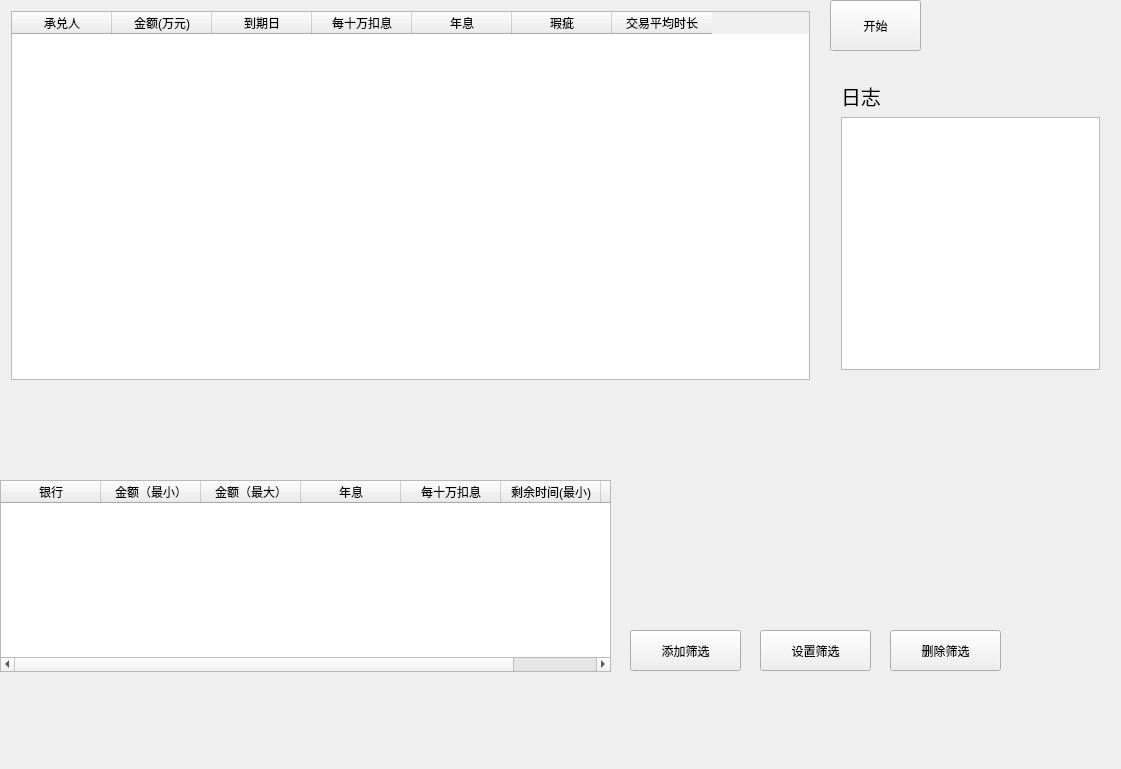
<?xml version="1.0" encoding="UTF-8"?>
<ui version="4.0">
 <class>QHtmlClass</class>
 <widget class="QWidget" name="QHtmlClass">
  <property name="geometry">
   <rect>
    <x>0</x>
    <y>0</y>
    <width>1121</width>
    <height>769</height>
   </rect>
  </property>
  <property name="windowTitle">
   <string>QHtml</string>
  </property>
  <widget class="QPushButton" name="startbutton">
   <property name="geometry">
    <rect>
     <x>830</x>
     <y>0</y>
     <width>91</width>
     <height>51</height>
    </rect>
   </property>
   <property name="text">
    <string>开始</string>
   </property>
  </widget>
  <widget class="QWidget" name="verticalLayoutWidget">
   <property name="geometry">
    <rect>
     <x>0</x>
     <y>0</y>
     <width>821</width>
     <height>391</height>
    </rect>
   </property>
   <layout class="QVBoxLayout" name="verticalLayout">
    <item>
     <widget class="QTableWidget" name="tableWidget">
      <column>
       <property name="text">
        <string>承兑人</string>
       </property>
      </column>
      <column>
       <property name="text">
        <string>金额(万元)</string>
       </property>
      </column>
      <column>
       <property name="text">
        <string>到期日</string>
       </property>
      </column>
      <column>
       <property name="text">
        <string>每十万扣息</string>
       </property>
      </column>
      <column>
       <property name="text">
        <string>年息</string>
       </property>
      </column>
      <column>
       <property name="text">
        <string>瑕疵</string>
       </property>
      </column>
      <column>
       <property name="text">
        <string>交易平均时长</string>
       </property>
      </column>
     </widget>
    </item>
   </layout>
  </widget>
  <widget class="QWidget" name="verticalLayoutWidget_2">
   <property name="geometry">
    <rect>
     <x>830</x>
     <y>70</y>
     <width>281</width>
     <height>311</height>
    </rect>
   </property>
   <layout class="QVBoxLayout" name="verticalLayout_2">
    <item>
     <widget class="QLabel" name="label">
      <property name="font">
       <font>
        <family>Microsoft YaHei</family>
        <pointsize>15</pointsize>
       </font>
      </property>
      <property name="text">
       <string>日志</string>
      </property>
     </widget>
    </item>
    <item>
     <widget class="QTextEdit" name="LogOutput">
      <property name="font">
       <font>
        <family>Microsoft YaHei</family>
       </font>
      </property>
      <property name="html">
       <string>&lt;!DOCTYPE HTML PUBLIC &quot;-//W3C//DTD HTML 4.0//EN&quot; &quot;http://www.w3.org/TR/REC-html40/strict.dtd&quot;&gt;
&lt;html&gt;&lt;head&gt;&lt;meta name=&quot;qrichtext&quot; content=&quot;1&quot; /&gt;&lt;style type=&quot;text/css&quot;&gt;
p, li { white-space: pre-wrap; }
&lt;/style&gt;&lt;/head&gt;&lt;body style=&quot; font-family:'Microsoft YaHei'; font-size:9pt; font-weight:400; font-style:normal;&quot;&gt;
&lt;p style=&quot;-qt-paragraph-type:empty; margin-top:0px; margin-bottom:0px; margin-left:0px; margin-right:0px; -qt-block-indent:0; text-indent:0px;&quot;&gt;&lt;br /&gt;&lt;/p&gt;&lt;/body&gt;&lt;/html&gt;</string>
      </property>
     </widget>
    </item>
   </layout>
  </widget>
  <widget class="QTableWidget" name="filterList">
   <property name="geometry">
    <rect>
     <x>0</x>
     <y>480</y>
     <width>611</width>
     <height>192</height>
    </rect>
   </property>
   <column>
    <property name="text">
     <string>银行</string>
    </property>
   </column>
   <column>
    <property name="text">
     <string>金额（最小）</string>
    </property>
   </column>
   <column>
    <property name="text">
     <string>金额（最大）</string>
    </property>
   </column>
   <column>
    <property name="text">
     <string>年息</string>
    </property>
   </column>
   <column>
    <property name="text">
     <string>每十万扣息</string>
    </property>
   </column>
   <column>
    <property name="text">
     <string>剩余时间(最小)</string>
    </property>
   </column>
   <column>
    <property name="text">
     <string>剩余时间(最大)</string>
    </property>
   </column>
  </widget>
  <widget class="QPushButton" name="addFilterParamBtn">
   <property name="geometry">
    <rect>
     <x>630</x>
     <y>630</y>
     <width>111</width>
     <height>41</height>
    </rect>
   </property>
   <property name="text">
    <string>添加筛选</string>
   </property>
  </widget>
  <widget class="QPushButton" name="setFilterParamBtn">
   <property name="geometry">
    <rect>
     <x>760</x>
     <y>630</y>
     <width>111</width>
     <height>41</height>
    </rect>
   </property>
   <property name="text">
    <string>设置筛选</string>
   </property>
  </widget>
  <widget class="QPushButton" name="setFilterParamBtn_2">
   <property name="geometry">
    <rect>
     <x>890</x>
     <y>630</y>
     <width>111</width>
     <height>41</height>
    </rect>
   </property>
   <property name="text">
    <string>删除筛选</string>
   </property>
  </widget>
 </widget>
 <layoutdefault spacing="6" margin="11"/>
 <resources>
  <include location="QHtml.qrc"/>
 </resources>
 <connections>
  <connection>
   <sender>setFilterParamBtn_2</sender>
   <signal>clicked()</signal>
   <receiver>QHtmlClass</receiver>
   <slot>DelteFilterParam()</slot>
   <hints>
    <hint type="sourcelabel">
     <x>924</x>
     <y>644</y>
    </hint>
    <hint type="destinationlabel">
     <x>907</x>
     <y>778</y>
    </hint>
   </hints>
  </connection>
 </connections>
 <slots>
  <slot>DelteFilterParam()</slot>
 </slots>
</ui>
